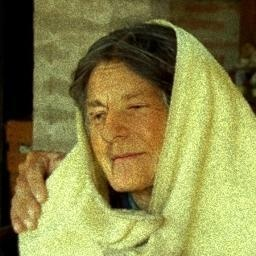
#> input picture tests/web_benchmark/fake/fake_1.jpg, 256 x 256 px
$ python -i frequency_transform.py   (imports and definitions only)   (older library calls are emulated)
#> lines starting #> are read from the running program, lines starting #| are printed output that depends on the picture
"""
frequency_transform.py
----------------------
Transforms spatial domain images into the 2D Frequency Domain (Fourier Transform)
and computes Error Level Analysis (ELA) compression maps.

Design rationale for academic viva:
1. Deep learning generative models (GANs such as StyleGAN, and Diffusion Models such as
   Latent Diffusion) rely on transposed convolutions or latent upsampling operations.
   These induce periodic spectral spikes, grid artifacts, and unnatural high-frequency
   spectral roll-off that are clearly identifiable in the 2D Fourier power spectrum,
   even when imperceptible to the human eye in the spatial domain (Frank et al., Durall et al.).
2. Error Level Analysis (ELA) detects differences in JPEG compression error levels. When a
   synthetic or altered face is spliced into an existing photograph, the resaved compression
   profile across the boundary shows a sharp divergence in residual error.
"""

import io
from typing import Tuple
import cv2
import numpy as np
from PIL import Image


def compute_fft_magnitude_spectrum(img_rgb: np.ndarray, target_size: int = 112) -> np.ndarray:
    """
    Computes the 2D Discrete Fourier Transform (DFT) log-magnitude power spectrum.

    Pipeline:
      RGB -> Grayscale -> 2D FFT -> Shift low frequencies to center -> Log Magnitude -> Normalization

    Returns:
        np.ndarray: Centered log-magnitude spectrum of shape (target_size, target_size, 1),
                    normalized to range [0.0, 1.0], dtype float32.
    """
#> called with target_size = 112
    if img_rgb.ndim == 3:
        gray = cv2.cvtColor(img_rgb, cv2.COLOR_RGB2GRAY)
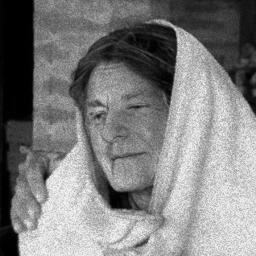
#> gray: shape (256, 256); min 0, max 246, mean 127
    else:
        gray = img_rgb.copy()

    # Ensure float32 for FFT calculation
    f_transform = np.fft.fft2(gray.astype(np.float32))
    f_shift = np.fft.fftshift(f_transform)

    # Compute magnitude and apply logarithmic compression: log(1 + |F(u, v)|)
    # Log compression expands dynamic range of subtle high frequencies
    magnitude = np.abs(f_shift)
    log_magnitude = np.log1p(magnitude)
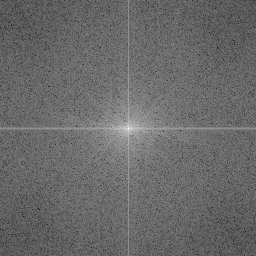
#> log_magnitude: shape (256, 256) float64; min 1.91, max 15.93, mean 7.72; drawn with min black and max white

    # Normalize to [0, 1] range
    mag_min = float(np.min(log_magnitude))
#> mag_min = 1.91
    mag_max = float(np.max(log_magnitude))
#> mag_max = 15.93
    if mag_max > mag_min:
        norm_spectrum = (log_magnitude - mag_min) / (mag_max - mag_min)
    else:
        norm_spectrum = np.zeros_like(log_magnitude)

    # Resize to standardized target dimension
    resized_spectrum = cv2.resize(
        norm_spectrum,
        (target_size, target_size),
        interpolation=cv2.INTER_AREA
    )
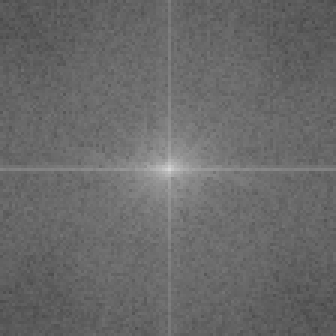
#> resized_spectrum: shape (112, 112) float64 (shown 3 times larger); min 0.289, max 0.843, mean 0.414

    # Return shape (target_size, target_size, 1) float32
    return np.expand_dims(resized_spectrum.astype(np.float32), axis=-1)


# [54 lines left out: functions compute_ela_map, compute_laplacian_sharpness_map, not called in this run]

>>> import cv2
>>> picture = cv2.cvtColor(cv2.imread('../../tests/web_benchmark/fake/fake_1.jpg'), cv2.COLOR_BGR2RGB)
>>> result = compute_fft_magnitude_spectrum(picture)

$ run again, on tests/web_benchmark/fake/fake_2.jpg
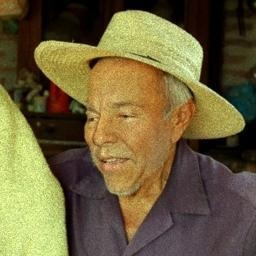
#> input picture tests/web_benchmark/fake/fake_2.jpg, 256 x 256 px
#> in compute_fft_magnitude_spectrum, `gray = cv2.cvtColor(img_rgb, cv2.COLOR_RGB2GRAY)`:
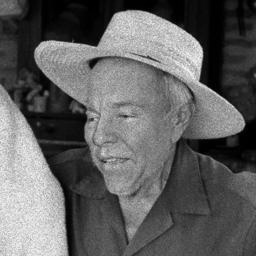
#> gray: shape (256, 256); min 0, max 248, mean 96.5
#> mag_min = 1.91
#> mag_max = 15.66
#> in compute_fft_magnitude_spectrum, `resized_spectrum = cv2.resize( norm_spectrum, (target_size, target_siz..`:
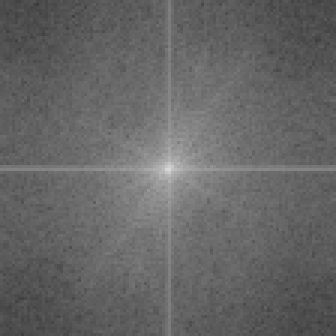
#> resized_spectrum: shape (112, 112) float64 (shown 3 times larger); min 0.239, max 0.854, mean 0.4

$ run again, on tests/web_benchmark/fake/fake_3.jpg
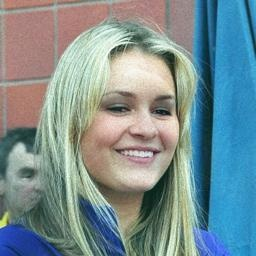
#> input picture tests/web_benchmark/fake/fake_3.jpg, 256 x 256 px
#> in compute_fft_magnitude_spectrum, `gray = cv2.cvtColor(img_rgb, cv2.COLOR_RGB2GRAY)`:
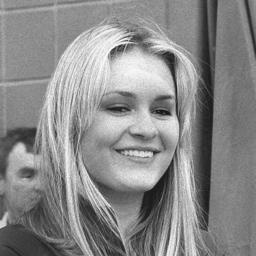
#> gray: shape (256, 256); min 16, max 253, mean 137.5
#> mag_min = 1.81
#> mag_max = 16.01
#> in compute_fft_magnitude_spectrum, `resized_spectrum = cv2.resize( norm_spectrum, (target_size, target_siz..`:
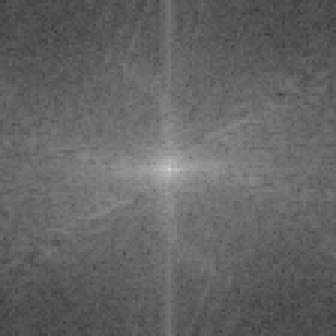
#> resized_spectrum: shape (112, 112) float64 (shown 3 times larger); min 0.233, max 0.824, mean 0.395

$ run again, on tests/web_benchmark/fake/fake_4.jpg
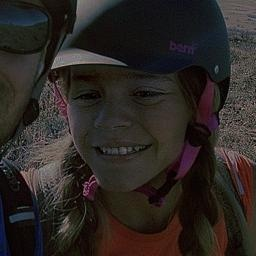
#> input picture tests/web_benchmark/fake/fake_4.jpg, 256 x 256 px
#> in compute_fft_magnitude_spectrum, `log_magnitude = np.log1p(magnitude)`:
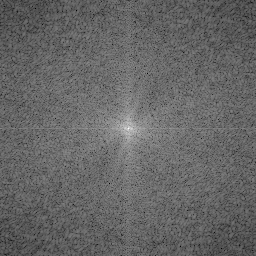
#> log_magnitude: shape (256, 256) float64; min 2.72, max 14.76, mean 7.54; drawn with min black and max white
#> mag_min = 2.72
#> mag_max = 14.76
#> in compute_fft_magnitude_spectrum, `resized_spectrum = cv2.resize( norm_spectrum, (target_size, target_siz..`:
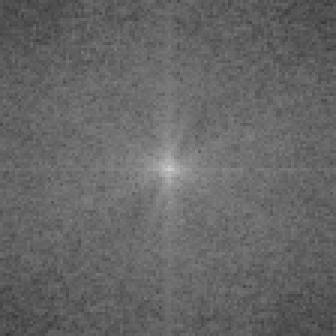
#> resized_spectrum: shape (112, 112) float64 (shown 3 times larger); min 0.213, max 0.803, mean 0.401
